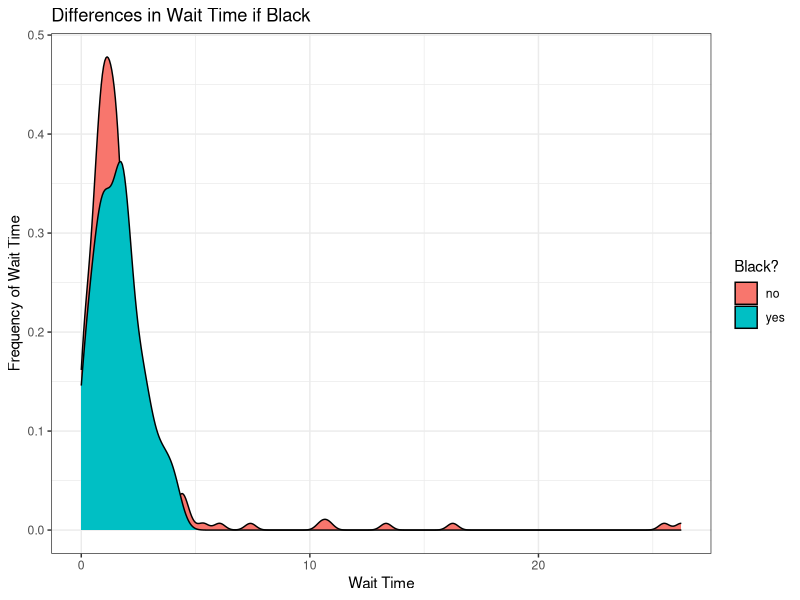
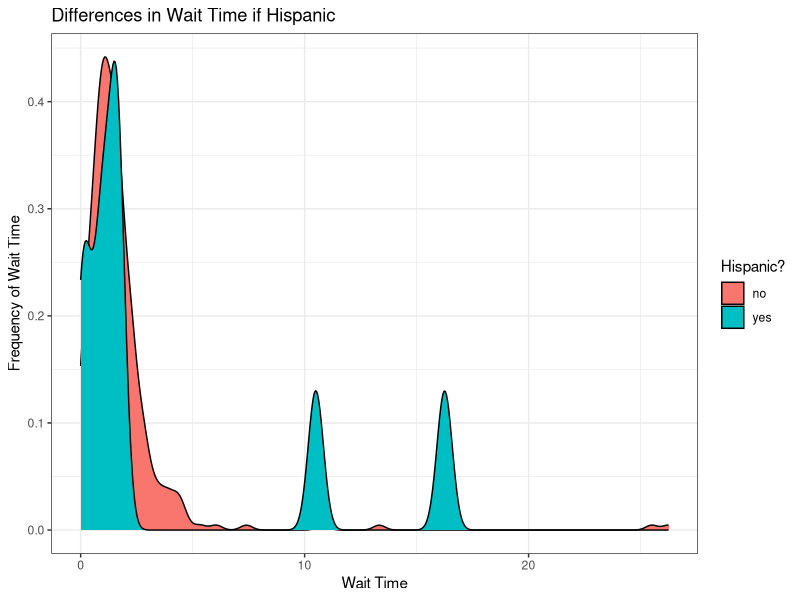
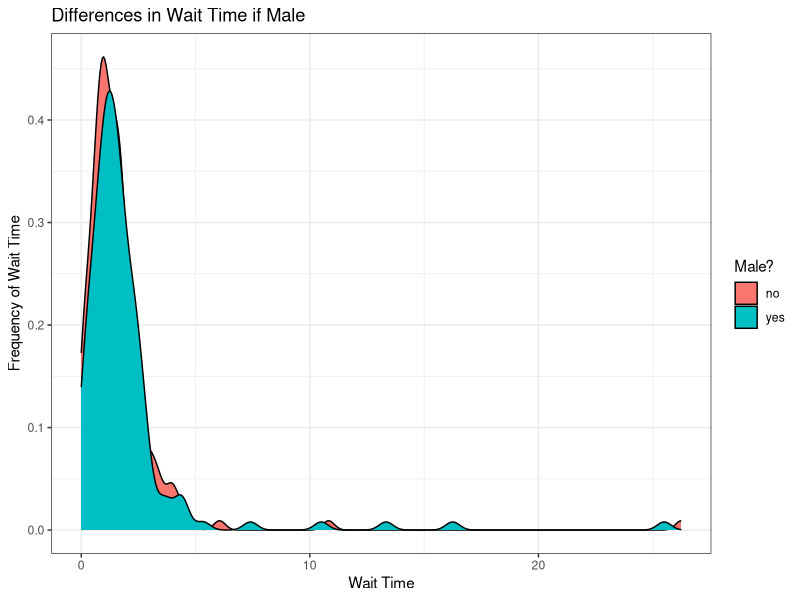

Write the R code that produced these figures, in order. (Note: this script raises an error after producing the figures.)
## ---- chunk 1
knitr::opts_chunk$set(fig.width=5, fig.height=3) 
library(dplyr)
library(magrittr)
library(knitr)
library(ggplot2)
## ---- chunk 2
kelly <- read.table("kellydat.txt", header = T)
kelly <- kelly %>% mutate(count_sn = sn1 + sn2*2 + sn3*3 + all4*4) %>% select(-c(sn1, sn2, sn3, all4))
## ---- chunk 3

## ---- chunk 4

ggplot(kelly, aes(nctdel, group = factor(black), fill = factor(black,labels=c("no", "yes"))),alpha=0.5, adjust=2) + geom_density() + theme_bw() + xlab("Wait Time") + ylab("Frequency of Wait Time") + labs(fill = "Black?") + ggtitle("Differences in Wait Time if Black")
## ---- chunk 5
ggplot(kelly, aes(nctdel, group = factor(hisp), fill = factor(hisp,labels=c("no", "yes"))),alpha=0.5, adjust=2) + geom_density() + theme_bw() + xlab("Wait Time") + ylab("Frequency of Wait Time") + labs(fill = "Hispanic?") + ggtitle("Differences in Wait Time if Hispanic")
## ---- chunk 6
ggplot(kelly, aes(nctdel, group = factor(male), fill = factor(male,labels=c("no", "yes"))),alpha=0.5, adjust=2) + geom_density() + theme_bw() + xlab("Wait Time") + ylab("Frequency of Wait Time") + labs(fill = "Male?") + ggtitle("Differences in Wait Time if Male")
## ---- chunk 7
# set up the kernels
#bin <- cut(kelly$nctdel, c(-Inf,seq(0,26,.3),Inf))
quants <- quantile(kelly$nctdel, probs = seq(0,1,length.out = 10))
bin <- cut(kelly$nctdel, quants)
#bins <- cut(kelly$nctdel, c(-Inf,0,0.5, 0.7, 1.3, 2.05,10,15,Inf)) #manually choose bins based on quantiles and my own knowledge
# we're going to pre-calculate a bunch of kernel weights
# each row is one bin, the columns are the kernel weights for that bin
## ---- chunk 8
# instantiate data
times <- as.numeric(bin)
total_bins <- max(times)
censored <- kelly$fail
charac <- kelly %>% select(-c(nctdel, fail))
# example transformation
# transformation function

transformation <- function(time, censored, total_bins) {
  y <- rep(0,time)
  if(!censored) {
    y[time] <- 1
  }
  
  # if you are doing kernel regression then you will calculate X differently here (using the kernels)
  X <- array(0, dim=c(time, total_bins))
  diag(X) <- 1
  
  return(data.frame(y,X))
}
# apply the transformation to the data set
d <- transformation(times[1], censored[1], total_bins)
for(i in 2:length(times)) {
  d <- rbind(d, transformation(times[i], censored[i], total_bins))
}
# fit a model
m <- glm(y ~ 0 + ., data=d, family="binomial")
summary(m)

beta <- coef(m)
hazard <- exp(beta)/(1+exp(beta))
plot(1:total_bins, hazard, type='l')
# this is pretty ugly. Let's smooth it out with kernel regression.
# set up the kernels
kernels <- 4
tau <- seq(from=1, to=total_bins, length.out = kernels)
sigma <- (tau[2]-tau[1])/2
# we're going to pre-calculate a bunch of kernel weights
# each row is one bin, the columns are the kernel weights for that bin
kernel.weights <- matrix(dnorm(rep(1:80,kernels),rep(tau,each=80),sigma), ncol=kernels)
# now we'll create a new transform function
kernel.transformation <- function(time, censored, other_cov, total_bins) {
  y <- rep(0,time)
  if(!censored) {
    y[time] <- 1
  }
  
  # X has kernel weights instead of the bin indicators that it had before
  X <- array(kernel.weights[1:time,],dim=c(time,kernels))
  X <- cbind(X, other_cov)
  
  return(data.frame(y,X))
}

d2 <- NULL
d2 <- kernel.transformation(times[1], censored[1], charac[1,],total_bins)
for(i in 2:length(times)) {
  d2 <- rbind(d2, kernel.transformation(times[i], censored[i], charac[i,], total_bins))
}

# fit a model
m2 <- glm(y ~ 0 + ., data=d2, family="binomial")
summary(m2)
# make a smooth plot


###CREATE HAZARD --> y is the binned time at failure

hazard.logodds <- predict(m2, newdata = data.frame(kernel.weights))
hazard <- exp(hazard.logodds)/(1+exp(hazard.logodds))
plot(1:total_bins, hazard, type='l')
# you can choose different numbers of kernels or even use un-evenly spaced kernels to capture more detail early on where you have more data.
## ---- chunk 9
par(mfrow = c(2,2))
plot(m2)
## ---- chunk 10
X.test <- kelly %>% select(male, black, hisp, count_sn)

X.test <- data.frame(cbind(kern_distribution(kelly$nctdel), X.test))


kern.pred <- round(predict.glm(m2, newdata = data.frame(X.test), type = 'response'))
m = mean(kern.pred != kelly$fail)
